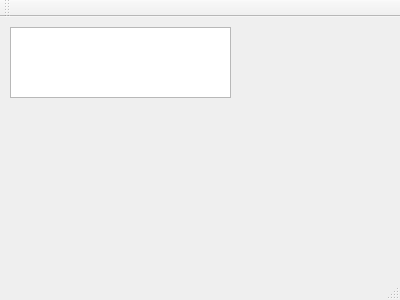
<?xml version="1.0" encoding="UTF-8"?>
<ui version="4.0">
 <class>MainWindow</class>
 <widget class="QMainWindow" name="MainWindow">
  <property name="geometry">
   <rect>
    <x>0</x>
    <y>0</y>
    <width>400</width>
    <height>300</height>
   </rect>
  </property>
  <property name="windowTitle">
   <string>MainWindow</string>
  </property>
  <widget class="QWidget" name="centralWidget">
   <widget class="QTextEdit" name="textEdit">
    <property name="geometry">
     <rect>
      <x>10</x>
      <y>10</y>
      <width>221</width>
      <height>71</height>
     </rect>
    </property>
   </widget>
  </widget>
  <widget class="QMenuBar" name="menuBar">
   <property name="geometry">
    <rect>
     <x>0</x>
     <y>0</y>
     <width>400</width>
     <height>21</height>
    </rect>
   </property>
  </widget>
  <widget class="QToolBar" name="mainToolBar">
   <attribute name="toolBarArea">
    <enum>TopToolBarArea</enum>
   </attribute>
   <attribute name="toolBarBreak">
    <bool>false</bool>
   </attribute>
  </widget>
  <widget class="QStatusBar" name="statusBar"/>
 </widget>
 <layoutdefault spacing="6" margin="11"/>
 <resources/>
 <connections/>
</ui>
